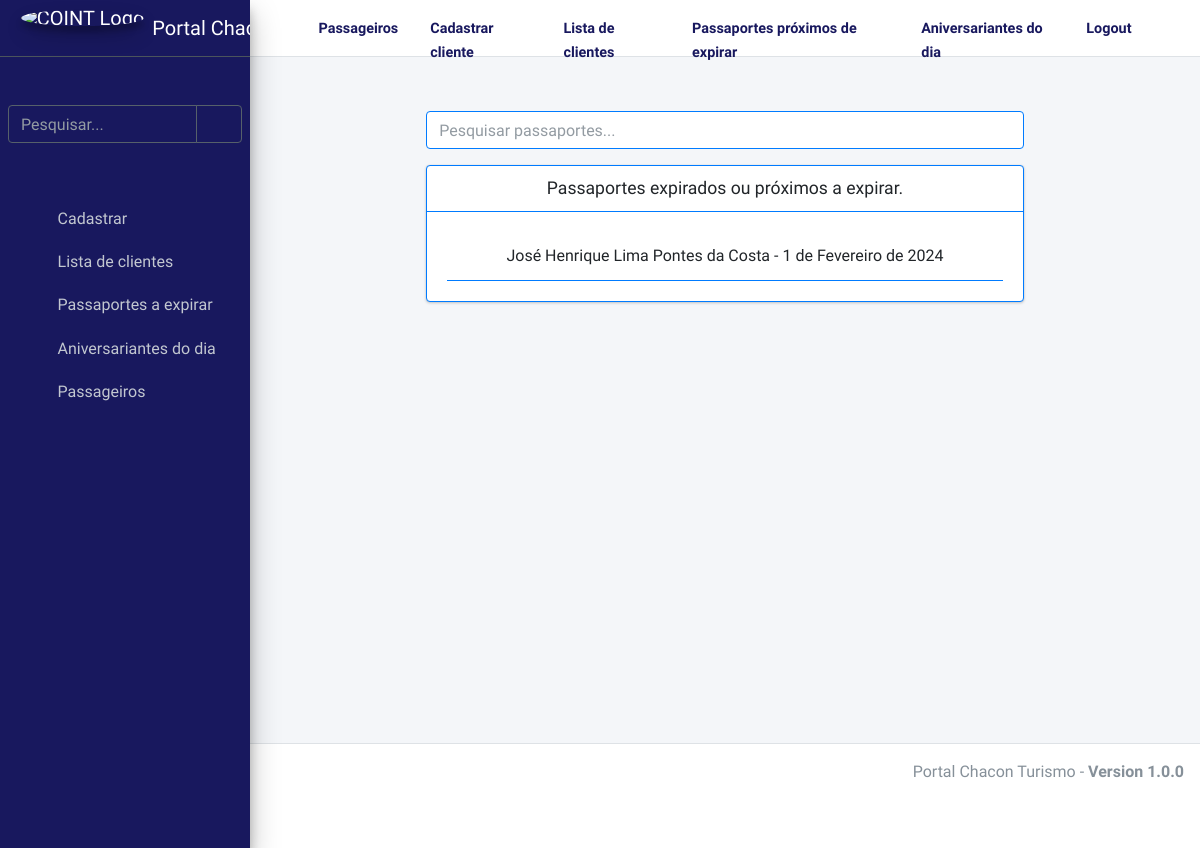
The page /example/expiracao/ (signed in) on the database as committed earlier.
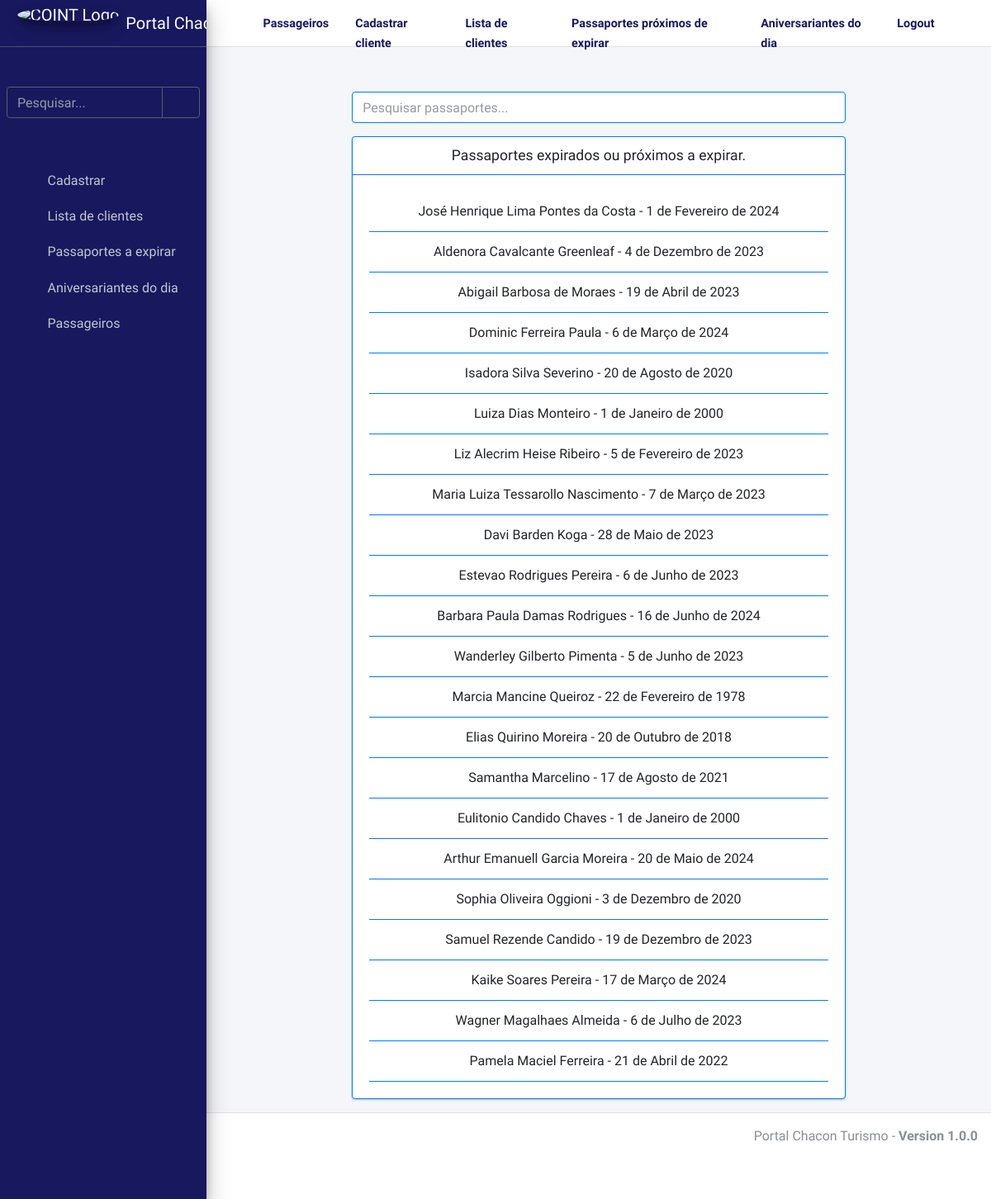
The same page on the database as committed later.
### apps/app_exemplo/models.py (models this page shows, shortened)
class Clientes(models.Model):
    nome = models.CharField("Nome", max_length=255, blank=True, null=True)
    sobrenome = models.CharField("Sobrenome", max_length=255, blank=True, null=True)
    datanascimento = models.DateField("Data de Nascimento", auto_now_add=False, blank=True, null=True )
    passaporte = models.CharField("Passaporte", max_length=255, blank=True, null=True)
    datavalidade = models.DateField("Data de Validade", auto_now_add=False, blank=True, null=True )
    contato = models.PositiveIntegerField("Contato", blank=True, null=True)
    cpfcnpj = models.CharField("CPF ou CNPJ", max_length=400, blank=True, null=True)
    endereco = models.CharField("Endereço", max_length=1000, blank=True, null=True)
    email = models.CharField("Email", max_length=400, blank=True, null=True)

### apps/app_exemplo/views.py (the view)
# urls.py: path('expiracao/', views.ClientesExpiracaoView.as_view(), name='clientes-expiracao'),
@method_decorator(login_required, name='dispatch')
class ClientesExpiracaoView(TemplateView):
    template_name = "app_clientes/clientes_expiracao_passaportes.html"  # Atualize com o caminho do seu template
    def get_context_data(self, **kwargs):
        context = super().get_context_data(**kwargs)
        today = datetime.now().date()
        expired_date = today + timedelta(days=180)
        expired_clientes = models.Clientes.objects.filter(datavalidade__lte=today)
        expiring_soon_clientes = models.Clientes.objects.filter(datavalidade__lte=expired_date)
        context['expired_clientes'] = expired_clientes
        context['expiring_soon_clientes'] = expiring_soon_clientes
        return context

### apps/app_exemplo/templates/app_clientes/clientes_expiracao_passaportes.html (shortened to what this page needs)
{% extends "base/base.html" %}
{% block content %}
<div class="container">
    <div class="row justify-content-center mb-3">
        <div class="col-lg-8">
            <input type="text" id="searchInput" class="form-control border border-primary" placeholder="Pesquisar passaportes...">
        </div>
    </div>
    <div class="row justify-content-center">
        <div class="col-12 col-md-12 col-lg-8 order-2 order-md-1 ">
            <div class="card border border-primary">
                <div class="card-header d-flex justify-content-center border-bottom border-primary">
                    <h5 class="card-title text-wrap text-break mb-0">Passaportes expirados ou próximos a expirar.</h5>
                </div>
                <div class="card-body">
                    <ul class="list-group list-group-flush">
                        {% for dado in expiring_soon_clientes %}
                            <li class="list-group-item border-bottom border-primary text-center ">{{ dado.nome }} {{ dado.sobrenome }} - {{ dado.datavalidade }}</li>
                        {% empty %}
                            <li class="list-group-item text-center">Nenhum passaporte está próximo de expirar.</li>
                        {% endfor %}
                    </ul>
                </div>
            </div>
        </div>
    </div>
</div>
{% endblock %}

### base/templates/base/base.html (shortened to what this page needs)
{% load static %}
<!DOCTYPE html>
<html lang="pt-br">
  <head>
    <link rel="stylesheet" href="{% static 'adminlte-3.1.0/plugins/fontawesome-free/css/all.min.css' %}">
    <link rel="stylesheet" href="{% static 'adminlte-3.1.0/css/adminlte.min.css' %}">
  </head>
  <body class="hold-transition sidebar-mini">
    <div class="wrapper">
      {% include 'base/nav-header.html' %}
      {% include 'base/nav-left.html' %}
      <div class="content-wrapper">
          <section class="content-header">
            <div class="container-fluid">
              <div class="row">
                <div class="col-sm-6">
                </div>
                <div class="col-sm-6 d-sm-inline-block d-none">
                </div>
              </div>
            </div>
          </section>
        <section class="content">
          <div class="container-fluid mt-3">
            {% block content %} {% endblock %}
          </div>
        </section>
      </div>
      {% include 'base/footer.html' %}
    </div>
  </body>
</html>

### base/templates/base/nav-header.html (shortened to what this page needs)
{% load static %}
<nav class="main-header navbar navbar-expand navbar-white navbar-light">
    <ul class="navbar-nav">
      <li class="nav-item">
        <a class="nav-link" data-widget="pushmenu" href="#" role="button"><i class="fas fa-bars"></i></a>
      </li>
      <li class="nav-item d-sm-inline-block">
        <a href="{% url 'base:index' %}" class="nav-link"><b class="navcor" >Passageiros</b></a>
      </li>
      <li class="nav-item d-sm-inline-block">
        <a href="{% url 'example:clientes-create' %}" class="nav-link"><b class="navcor" >Cadastrar cliente</b></a>
      </li>
      <li class="nav-item d-sm-inline-block">
        <a href="{% url 'example:clientes-list-datatable' %}" class="nav-link"><b class="navcor" >Lista de clientes</b></a>
      </li>
      <li class="nav-item d-sm-inline-block">
        <a href="{% url 'example:clientes-expiracao' %}" class="nav-link"><b class="navcor" >Passaportes próximos de expirar</b></a>
      </li>
      <li class="nav-item d-sm-inline-block">
        <a href="{% url 'example:clientes-aniversariantes' %}" class="nav-link"><b class="navcor" >Aniversariantes do dia</b></a>
      </li>
      <li class="nav-item">
        <a href="{% url 'login:logout' %}" class="nav-link"><b class="navcor">Logout</b></a>
      </li>
    </ul>
    <ul class="navbar-nav ml-auto">
      <li class="nav-item">
        <a class="nav-link" data-widget="fullscreen" href="#" role="button">
          <i class="fas fa-expand-arrows-alt"></i>
        </a>
      </li>
    </ul>
</nav>

### base/templates/base/nav-left.html (shortened to what this page needs)
{% load static %}
<aside class="main-sidebar sidebar-dark-primary elevation-4">
  <a href="{% url 'base:index' %}" class="brand-link">
    <img src="{% static 'sti/img/chacon-logo.png' %}" alt="COINT Logo" class="brand-image img-circle elevation-3">
    <span class="brand-text font-weight-light">Portal Chacon Turismo</span>
  </a>
<br><br>
  <div class="sidebar">
    <div class="form-inline">
      <div class="input-group" data-widget="sidebar-search">
        <input class="form-control form-control-sidebar" type="search" placeholder="Pesquisar..." aria-label="Search">
        <div class="input-group-append">
          <button class="btn btn-sidebar">
            <i class="fas fa-search fa-fw"></i>
          </button>
        </div>
      </div>
    </div>
    {% include 'base/nav-left-content.html' %}
  </div>
</aside>

### base/templates/base/nav-left-content.html
{% load static %}
<nav class="mt-2">
    <ul class="nav nav-pills nav-sidebar flex-column" data-widget="treeview" role="menu" data-accordion="false">
        <br>
        <br>
        <li class="nav-item">
            <a href="{% url 'example:clientes-create' %}" class="nav-link">
                <i class="far fas fa-user-plus nav-icon"></i>
                <p>Cadastrar</p>
            </a>
        </li>
        <li class="nav-item">
            <a href="{% url 'example:clientes-list-datatable' %}" class="nav-link">
                <i class="far fas fa-users nav-icon"></i>
                <p>Lista de clientes</p>
            </a>
        </li>
        <li class="nav-item">
            <a href="{% url 'example:clientes-expiracao' %}" class="nav-link">
                <i class="far fas fa-portrait nav-icon"></i>
                <p>Passaportes a expirar</p>
            </a>
        </li>
        <li class="nav-item">
            <a href="{% url 'example:clientes-aniversariantes' %}" class="nav-link">
                <i class="far fas fa-birthday-cake nav-icon"></i>
                <p>Aniversariantes do dia</p>
            </a>
        </li>
        <li class="nav-item">
            <a href="{% url 'base:index' %}" class="nav-link">
                <i class="far fas fa-clipboard-list nav-icon"></i>
                <p>Passageiros</p>
            </a>
        </li>
    </ul>
</nav>

### base/templates/base/footer.html (shortened to what this page needs)
{% load static %}
<footer class="main-footer">
    <div class="float-right d-none d-sm-block">
       Portal Chacon Turismo -
        <b>Version 1.0.0 </b>
    </div>
    <br><br><br>
</footer>

### base/templates/base/nav-header.html (style rules this page uses)
.navcor { color: rgb(24, 24, 94); font-size: 0.9rem; }

### base/templates/base/nav-left.html (style rules this page uses)
.main-sidebar.sidebar-dark-primary.elevation-4 { background-color: rgb(24, 24, 94); }
.form-control.form-control-sidebar { background-color: rgb(24, 24, 94); }
.btn.btn-sidebar { background-color: rgb(24, 24, 94); }

Rows that differ between the two databases and show on the page:
added Clientes: nome "Aldenora Cavalcante", sobrenome "Greenleaf", datavalidade "4 de Dezembro de 2023"
added Clientes: nome "Abigail Barbosa de", sobrenome "Moraes", datavalidade "19 de Abril de 2023"
added Clientes: nome "Dominic Ferreira", sobrenome "Paula", datavalidade "6 de Março de 2024"
added Clientes: nome "Isadora", sobrenome "Silva Severino", datavalidade "20 de Agosto de 2020"
added Clientes: nome "Luiza", sobrenome "Dias Monteiro", datavalidade "1 de Janeiro de 2000"
added Clientes: nome "Liz", sobrenome "Alecrim Heise Ribeiro", datavalidade "5 de Fevereiro de 2023"
added Clientes: nome "Maria Luiza", sobrenome "Tessarollo Nascimento", datavalidade "7 de Março de 2023"
added Clientes: nome "Davi", sobrenome "Barden Koga", datavalidade "28 de Maio de 2023"
added Clientes: nome "Estevao", sobrenome "Rodrigues Pereira", datavalidade "6 de Junho de 2023"
added Clientes: nome "Barbara Paula", sobrenome "Damas Rodrigues", datavalidade "16 de Junho de 2024"
added Clientes: nome "Wanderley Gilberto", sobrenome "Pimenta", datavalidade "5 de Junho de 2023"
added Clientes: nome "Marcia", sobrenome "Mancine Queiroz", datavalidade "22 de Fevereiro de 1978"
added Clientes: nome "Elias", sobrenome "Quirino Moreira", datavalidade "20 de Outubro de 2018"
added Clientes: nome "Samantha", sobrenome "Marcelino", datavalidade "17 de Agosto de 2021"
added Clientes: nome "Eulitonio", sobrenome "Candido Chaves", datavalidade "1 de Janeiro de 2000"
added Clientes: nome "Arthur Emanuell", sobrenome "Garcia Moreira", datavalidade "20 de Maio de 2024"
added Clientes: nome "Sophia", sobrenome "Oliveira Oggioni", datavalidade "3 de Dezembro de 2020"
added Clientes: nome "Samuel", sobrenome "Rezende Candido", datavalidade "19 de Dezembro de 2023"
added Clientes: nome "Kaike", sobrenome "Soares Pereira", datavalidade "17 de Março de 2024"
added Clientes: nome "Wagner", sobrenome "Magalhaes Almeida", datavalidade "6 de Julho de 2023"
added Clientes: nome "Pamela", sobrenome "Maciel Ferreira", datavalidade "21 de Abril de 2022"
